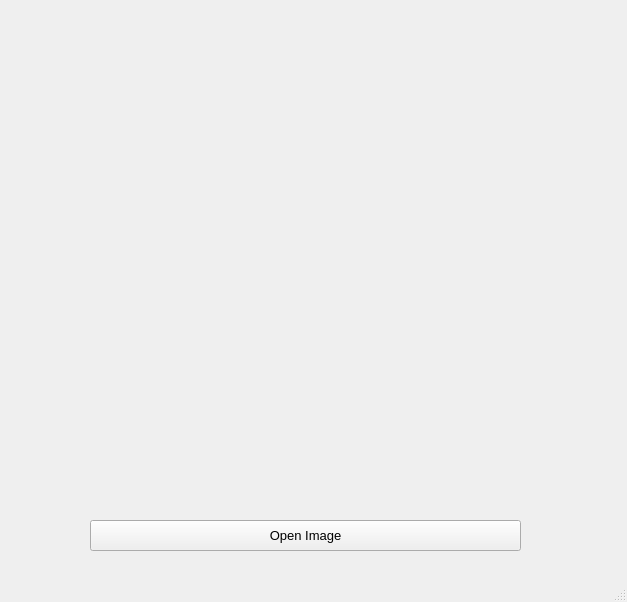
<?xml version="1.0" encoding="UTF-8"?>
<ui version="4.0">
 <class>MainWindow</class>
 <widget class="QMainWindow" name="MainWindow">
  <property name="geometry">
   <rect>
    <x>0</x>
    <y>0</y>
    <width>627</width>
    <height>602</height>
   </rect>
  </property>
  <property name="windowTitle">
   <string>MainWindow</string>
  </property>
  <widget class="QWidget" name="centralwidget">
   <widget class="QLabel" name="label">
    <property name="geometry">
     <rect>
      <x>8</x>
      <y>20</y>
      <width>611</width>
      <height>491</height>
     </rect>
    </property>
    <property name="text">
     <string/>
    </property>
    <property name="wordWrap">
     <bool>false</bool>
    </property>
   </widget>
   <widget class="QPushButton" name="pushButton">
    <property name="geometry">
     <rect>
      <x>90</x>
      <y>520</y>
      <width>431</width>
      <height>31</height>
     </rect>
    </property>
    <property name="font">
     <font>
      <pointsize>10</pointsize>
     </font>
    </property>
    <property name="text">
     <string>Open Image</string>
    </property>
   </widget>
  </widget>
  <widget class="QMenuBar" name="menubar">
   <property name="geometry">
    <rect>
     <x>0</x>
     <y>0</y>
     <width>627</width>
     <height>22</height>
    </rect>
   </property>
  </widget>
  <widget class="QStatusBar" name="statusbar"/>
 </widget>
 <resources/>
 <connections/>
</ui>
